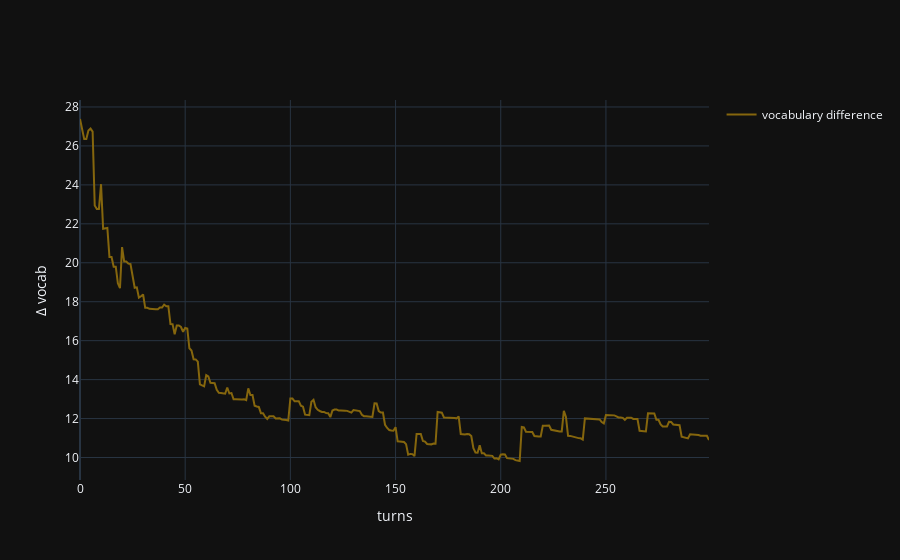

Here is the notebook cell this chart was saved with:
### Code cell
fig = plot(vocab_dif.numpy(), 'vocabulary difference')
fig.update_layout(
    # title='Dyadic interaction in a random environment with novel words introduced',
    yaxis_title='Δ P(w|m)',
    xaxis_title='turns'
)
fig.show()

### Figure 1 — Plotly figure (JSON) as saved in the notebook; plotly's stock layout.template omitted (floating-point values rounded to 4 significant figures; data arrays with more than 128 entries replaced by an {"elided": "..."} marker saying what was removed)
{"data": [{"legendgroup": "vocabulary difference", "line": {"color": "#85660D"}, "mode": "lines", "name": "vocabulary difference", "showlegend": true, "x": {"elided": "300 int values"}, "y": {"elided": "300 float values"}, "type": "scatter"}], "layout": {"yaxis": {"title": {"text": "Δ vocab"}}, "xaxis": {"title": {"text": "turns"}}}}
